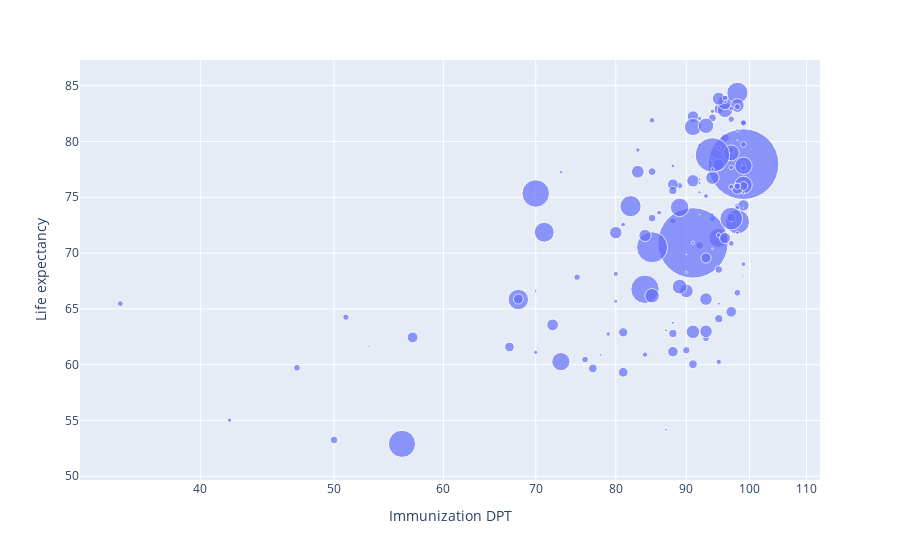

Notebook source saved alongside this figure:
### Code cell
df = px.data.gapminder()

fig = px.scatter(data, x="Immunization DPT", y="Life expectancy",
                 size="population",
                 hover_name="Country", log_x=True, size_max=50)
fig.show()

### Figure 1 — Plotly figure (JSON) as saved in the notebook; plotly's stock layout.template omitted (floating-point values rounded to 4 significant figures; data arrays with more than 128 entries replaced by an {"elided": "..."} marker saying what was removed)
{"data": [{"hovertemplate": "<b>%{hovertext}</b><br><br>Immunization DPT=%{x}<br>Life expectancy=%{y}<br>population=%{marker.size}<extra></extra>", "hovertext": {"elided": "168 str values"}, "legendgroup": "", "marker": {"color": "#636efa", "size": {"elided": "168 int values"}, "sizemode": "area", "sizeref": 564440, "symbol": "circle"}, "mode": "markers", "name": "", "orientation": "v", "showlegend": false, "type": "scatter", "x": {"elided": "168 int values"}, "xaxis": "x", "y": {"elided": "168 float values"}, "yaxis": "y"}], "layout": {"legend": {"itemsizing": "constant", "tracegroupgap": 0}, "margin": {"t": 60}, "xaxis": {"anchor": "y", "domain": [0, 1], "title": {"text": "Immunization DPT"}, "type": "log"}, "yaxis": {"anchor": "x", "domain": [0, 1], "title": {"text": "Life expectancy"}}}}
